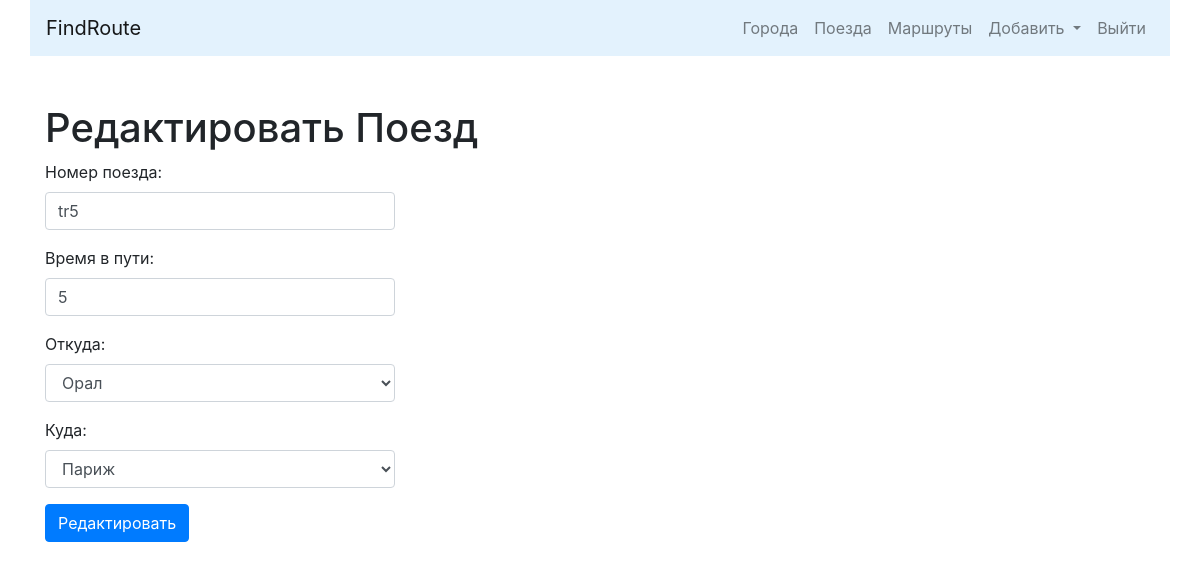
Screenshot of /trains/update/6/ (signed in) with the database file from the repository.
### trains/models.py (models this page shows, shortened)
class Train(models.Model):
    name = models.CharField(max_length=50, unique=True, verbose_name='Номер поезда')
    travel_time = models.PositiveSmallIntegerField(verbose_name='Время пути')
    from_city = models.ForeignKey(City, on_delete=models.CASCADE,
                                  related_name='from_city_set',
                                  verbose_name='Из какого города'
                                  )
    to_city = models.ForeignKey(City, on_delete=models.CASCADE,
                                  related_name='to_city_set',
                                  verbose_name='В какой город'
                                  )
    class Meta:
        verbose_name = 'Поезд'
        verbose_name_plural = 'Поезда'
        ordering = ['travel_time']

### cities/models.py (models this page shows, shortened)
class City(models.Model):
    name = models.CharField(max_length=100, unique=True, verbose_name='Город')
    def __str__(self):
        return self.name
    class Meta:
        verbose_name = 'Город'
        verbose_name_plural = 'Города'
        ordering = ['name']

### trains/views.py (the view)
# urls.py: path('update/<int:pk>/', TrainUpdateView.as_view(), name='update'),
class TrainUpdateView(SuccessMessageMixin, LoginRequiredMixin, UpdateView):
    model = Train
    form_class = TrainForm
    template_name = 'trains/update.html'
    success_url = reverse_lazy('trains:home')
    success_message = "Поезд успешно отредактирован"

### trains/forms.py
class TrainForm(forms.ModelForm):
    name = forms.CharField(label='Номер поезда', widget=forms.TextInput(attrs={
        'class': 'form-control',
        'placeholder': 'Введите номер поезда'
    }))
    travel_time = forms.IntegerField(
        label='Время в пути', widget=forms.NumberInput(attrs={
            'class': 'form-control', 'placeholder': 'Время в пути'})
    )
    from_city = forms.ModelChoiceField(
        label='Откуда', queryset=City.objects.all(), widget=forms.Select(
            attrs={'class': 'form-control'}
        )
    )
    to_city = forms.ModelChoiceField(
        label='Куда', queryset=City.objects.all(), widget=forms.Select(
            attrs={'class': 'form-control'}
        )
    )
    class Meta:
        model = Train
        fields = '__all__'

### trains/templates/trains/update.html (shortened to what this page needs)
{% extends 'base.html' %}
{% block content %}
<h1>Редактировать Поезд</h1>
{% include 'form.html' with button='Редактировать' %}
{% endblock %}

### templates/form.html (shortened to what this page needs)
<div class="row">
    <div class="col-md-4">
        <form action="{{ action }}" method="post">
            {{ form.as_p }}
            <button type="submit" class="btn btn-primary">{{ button }}</button>
        </form>
    </div>
</div>

### rows the page displays
Train: name "tr5", travel_time "5", from_city "Орал", to_city "Париж"

### other values shown
{{ button }} "Редактировать"
